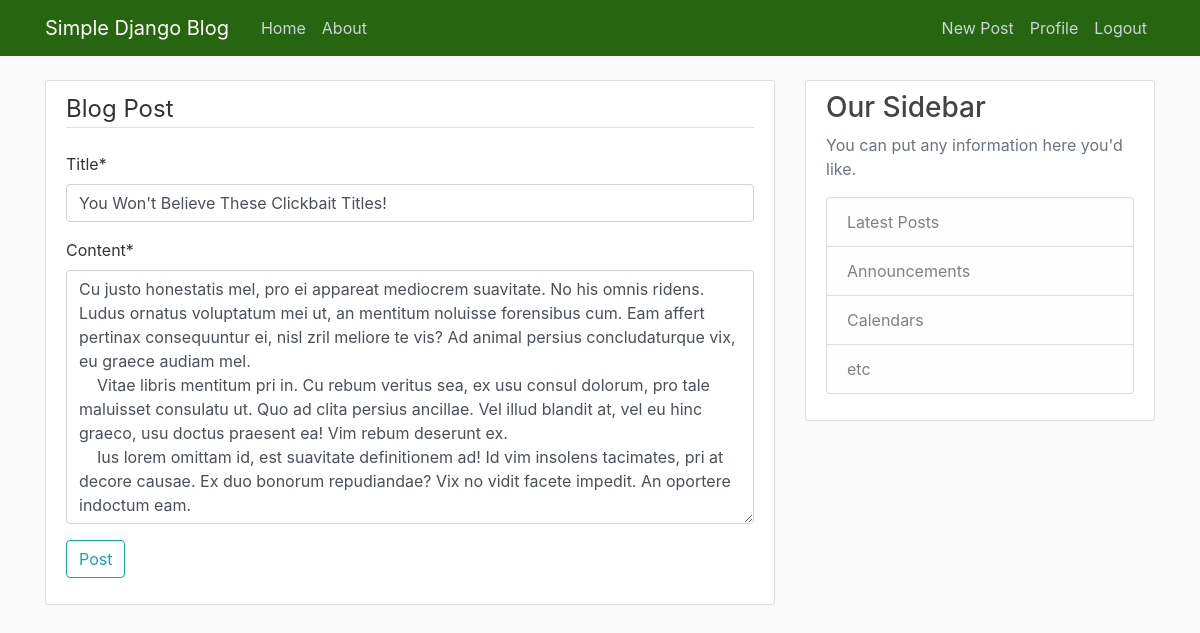
Screenshot of /post/21/update/ (signed in) with the database file from the repository.
### blog/models.py (models this page shows, shortened)
class Post(models.Model):
    title = models.CharField(max_length=100)
    content = models.TextField()
    date_posted = models.DateField(default = timezone.now)
    author = models.ForeignKey(User, on_delete=models.CASCADE)

### blog/views.py (the view, shortened to what this page needs)
# urls.py: path('post/<int:pk>/update/', PostUpdateView.as_view(), name = 'post-update'),
class PostUpdateView(LoginRequiredMixin, UserPassesTestMixin, UpdateView):
    model = Post
    fields = [ 'title', 'content']
    def test_func(self):
        post = self.get_object()
        if self.request.user == post.author:
            return True
        return False

### blog/templates/blog/post_form.html (shortened to what this page needs)
{% extends "blog/base.html" %}
{% load crispy_forms_tags %}
{% block content%}
    <div class="content-section">
        <form action="" method="POST">
            <fieldset>
                <legend class="border-bottom mb-4">Blog Post</legend>
                {{form|crispy }}
            </fieldset>
            <div class="form-group">
                <button class="btn btn-outline-info" type="submit">Post</button>
            </div>
        </form>
    </div>
{% endblock content %}

### blog/static/blog/main.css (style rules this page uses)
body { background: #fafafa; color: #333333; margin-top: 5rem; }
.content-section { background: #ffffff; padding: 10px 20px; border: 1px solid #dddddd; border-radius: 3px; margin-bottom: 20px; }

### rows the page displays
Post: title "You Won't Believe These Clickbait Titles!", content "Cu justo honestatis mel, pro ei appareat mediocrem suavitate. No his omnis ridens. Ludus ornatus voluptatum mei ut, an mentitum noluisse forensibus cum. Eam affert pertinax consequuntur ei, nisl zril meliore te vis? Ad animal persius concludaturque vix, eu graece audiam mel. Vitae libris mentitum pri in. Cu rebum veritus sea, ex usu consul dolorum, pro tale maluisset consulatu ut. Quo ad clita persius ancillae. Vel illud blandit at, vel eu hinc graeco, usu doctus praesent ea! Vim rebum deserunt ex. Ius lorem omittam id, est suavitate definitionem ad! Id vim insolens tacimates, pri at decore causae. Ex duo bonorum repudiandae? Vix no vidit facete impedit. An oportere indoctum eam."
